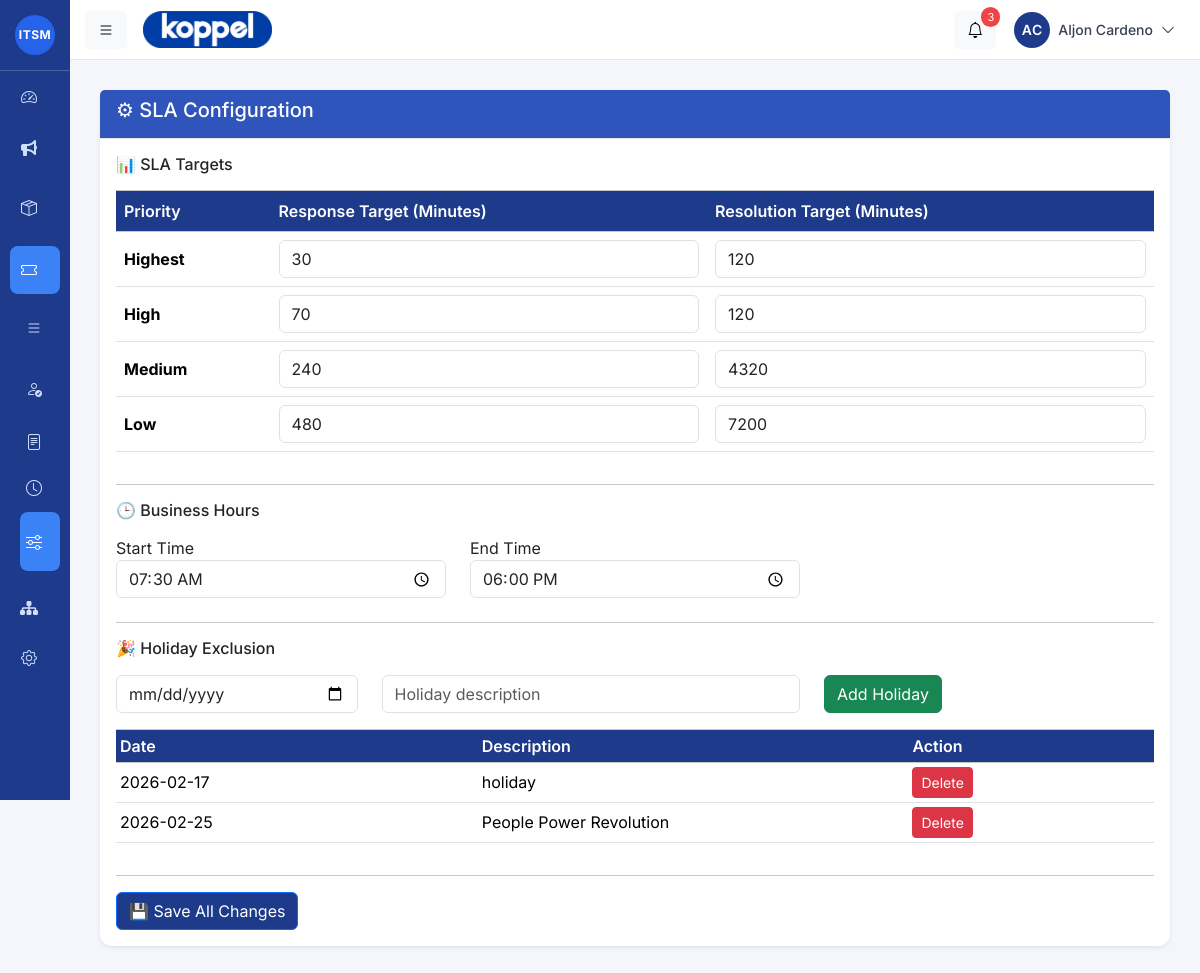
The page /admin/index.php?page=ticket/sla_settings (signed in) on the database as committed earlier.
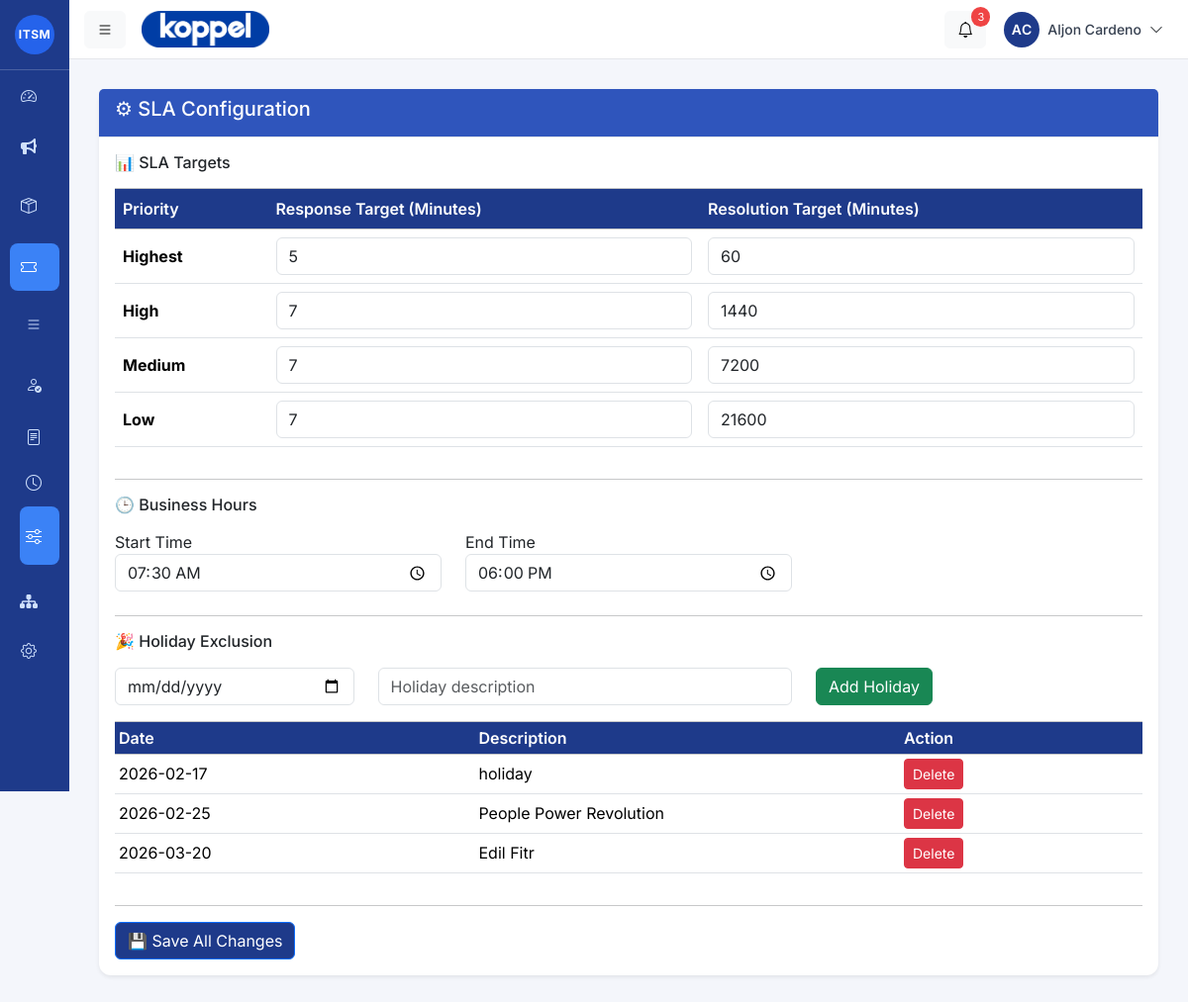
The same page on the database as committed later.
### tables this page shows
CREATE TABLE `sla_settings` (
  `id` int(11) NOT NULL,
  `priority` varchar(50) NOT NULL,
  `response_minutes` int(11) NOT NULL,
  `resolution_minutes` int(11) NOT NULL,
  `updated_at` timestamp NOT NULL DEFAULT current_timestamp() ON UPDATE current_timestamp()
);

CREATE TABLE `holidays` (
  `id` int(11) NOT NULL,
  `holiday_date` date NOT NULL,
  `description` varchar(255) DEFAULT NULL
);

### admin/ticket/sla_settings.php (the view, shortened to what this page needs)
<?php
include __DIR__ . '/../../includes/db.php';
$conn->query("
CREATE TABLE IF NOT EXISTS business_hours (
    id INT PRIMARY KEY DEFAULT 1,
    start_time TIME NOT NULL DEFAULT '07:30:00',
    end_time TIME NOT NULL DEFAULT '18:00:00'
)");
$conn->query("
INSERT IGNORE INTO business_hours (id,start_time,end_time)
VALUES (1,'07:30:00','18:00:00')
");
$conn->query("
CREATE TABLE IF NOT EXISTS holidays (
    id INT AUTO_INCREMENT PRIMARY KEY,
    holiday_date DATE NOT NULL UNIQUE,
    description VARCHAR(255) NULL
)");
$slaResult = $conn->query("
SELECT * FROM sla_settings
ORDER BY FIELD(priority,'highest','high','medium','low')
");
$business = $conn->query("SELECT * FROM business_hours WHERE id=1")->fetch_assoc();
$holidayResult = $conn->query("SELECT * FROM holidays ORDER BY holiday_date ASC");
?>
<div class="card shadow-sm mb-4">
<div class="card-header text-white">
<h5>⚙ SLA Configuration</h5>
</div>
<div class="card-body">
<form method="POST">
<h6 class="mb-3">📊 SLA Targets</h6>
<div class="table-responsive">
<table class="table table-bordered align-middle">
<thead class="table-light">
<tr>
<th>Priority</th>
<th>Response Target (Minutes)</th>
<th>Resolution Target (Minutes)</th>
</tr>
</thead>
<tbody>
<?php while ($row = $slaResult->fetch_assoc()): ?>
<tr>
<td><strong><?= ucfirst($row['priority']) ?></strong></td>
<td>
<input type="number"
class="form-control"
name="response[<?= $row['priority'] ?>]"
value="<?= $row['response_minutes'] ?>"
required>
</td>
<td>
<input type="number"
class="form-control"
name="resolution[<?= $row['priority'] ?>]"
value="<?= $row['resolution_minutes'] ?>"
required>
</td>
</tr>
<?php endwhile; ?>
</tbody>
</table>
</div>
<hr>
<h6 class="mb-3">🕒 Business Hours</h6>
<div class="row mb-4">
<div class="col-md-4">
<label>Start Time</label>
<input type="time" name="business_start"
class="form-control"
value="<?= $business['start_time'] ?>">
</div>
<div class="col-md-4">
<label>End Time</label>
<input type="time" name="business_end"
class="form-control"
value="<?= $business['end_time'] ?>">
</div>
</div>
<hr>
<h6 class="mb-3">🎉 Holiday Exclusion</h6>
<div class="row mb-3">
<div class="col-md-3">
<input type="date" name="holiday_date" class="form-control">
</div>
<div class="col-md-5">
<input type="text" name="holiday_desc" class="form-control" placeholder="Holiday description">
</div>
<div class="col-md-2">
<button class="btn btn-success">Add Holiday</button>
</div>
</div>
<div class="table-responsive">
<table class="table table-sm table-bordered">
<thead class="table-light">
<tr>
<th>Date</th>
<th>Description</th>
<th>Action</th>
</tr>
</thead>
<tbody>
<?php while($holiday = $holidayResult->fetch_assoc()): ?>
<tr>
<td><?= $holiday['holiday_date'] ?></td>
<td><?= htmlspecialchars($holiday['description']) ?></td>
<td>
<button name="delete_holiday"
value="<?= $holiday['id'] ?>"
class="btn btn-danger btn-sm">
Delete
</button>
</td>
</tr>
<?php endwhile; ?>
</tbody>
</table>
</div>
<hr>
<button class="btn btn-primary">💾 Save All Changes</button>
</form>
</div>
</div>

Rows that differ between the two databases and show on the page:
changed sla_settings "Highest": response_minutes "30" → "5"; resolution_minutes "120" → "60"
changed sla_settings "High": response_minutes "70" → "7"; resolution_minutes "120" → "1440"
changed sla_settings "Medium": response_minutes "240" → "7"; resolution_minutes "4320" → "7200"
changed sla_settings "Low": response_minutes "480" → "7"; resolution_minutes "7200" → "21600"
added holidays: holiday_date "2026-03-20", description "Edil Fitr", $holiday['id'] 5 (drawn)
